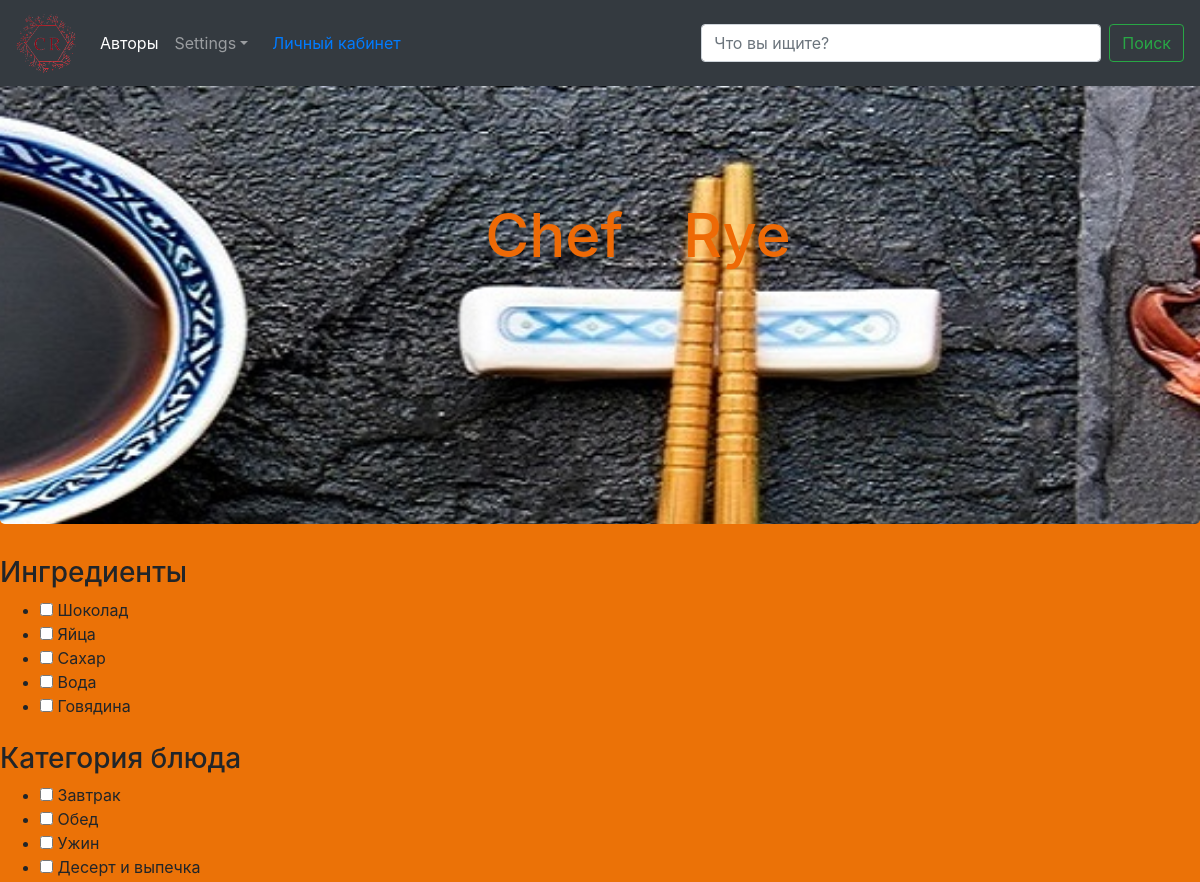
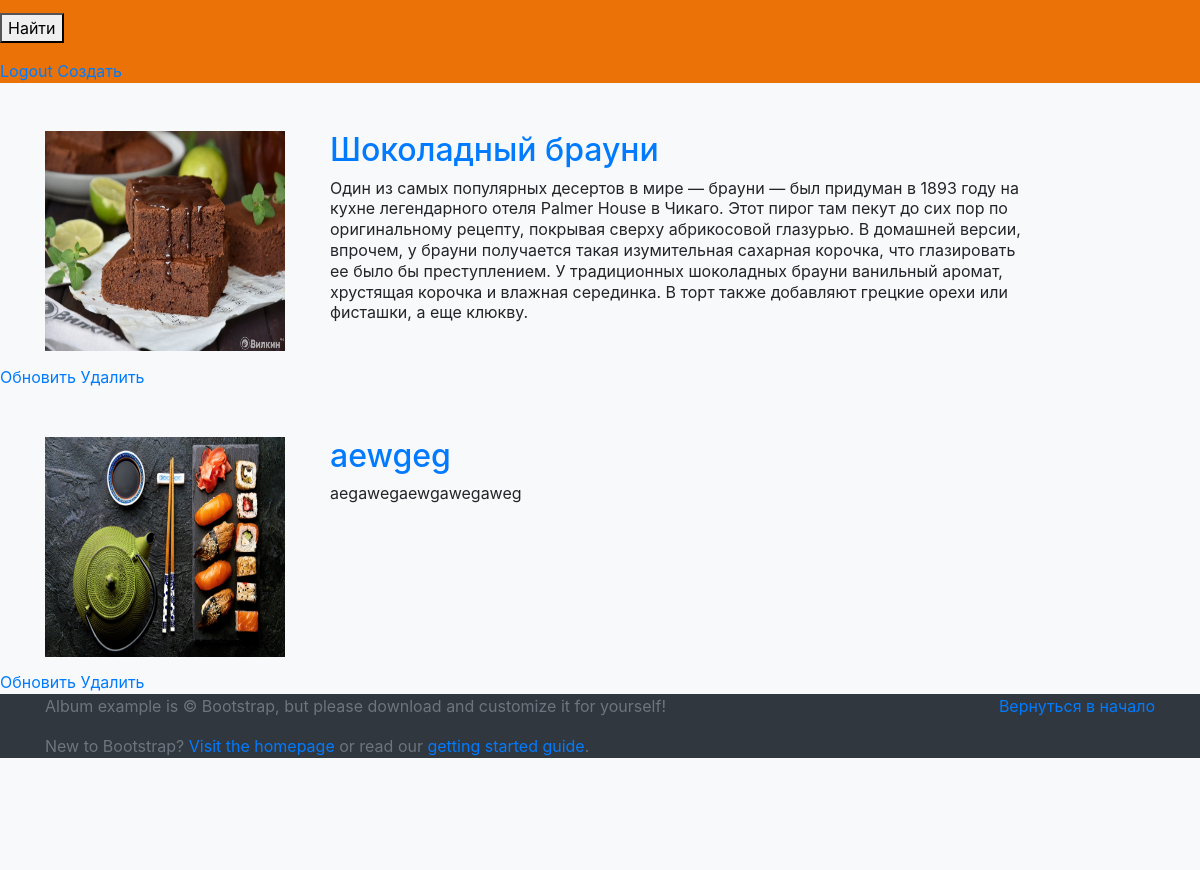
Screenshot of /personal_list/ (signed in) with the database file from the repository (2 pictures, top to bottom).
### recipe_app/models.py (models this page shows, shortened)
class Ingredient(models.Model):
    ingredient_title = models.CharField(max_length=30)

class Category(models.Model):
    name = models.CharField(max_length=20, verbose_name='Категория блюда')

class Recipe(models.Model):
    user = models.ForeignKey(User, on_delete=models.CASCADE, null=True, blank=False, verbose_name="Автор")
    create = models.DateTimeField(auto_now_add=True)
    title = models.CharField(max_length=150, verbose_name="Название блюда")
    description = models.TextField(null=True, blank=False, verbose_name="Описание")
    video = models.FileField(upload_to='videos/%Y/%m/%d', blank=True, null=True, verbose_name="Видео")
    image = models.ImageField(blank=False, upload_to='images/%Y/%m/%d', verbose_name='Изображение')
    number = models.IntegerField(verbose_name="Количество порций", blank=False)
    ingredient = models.ManyToManyField(Ingredient, blank=False, verbose_name="Ингредианты")
    gram = models.TextField(max_length=300, blank=False, verbose_name="Укажите кол-во грамм, шт или мл. Каждого инградиента")
    cooking = models.TextField(blank=False, verbose_name="Инструкция по приготовлению")
    category = models.ForeignKey(Category, on_delete=models.CASCADE, null=True, blank=False, verbose_name="Категория блюда")

### recipe_app/views.py (the view)
# urls.py: path('personal_list/', views.PersonalAreaList.as_view(), name='personal_list'),
class PersonalAreaList(IngredientCategory, ListView):
    model = Recipe
    context_object_name = 'recipes'
    template_name = 'recipe_app/personal_list.html'
    def get_context_data(self, **kwargs):
        context = super().get_context_data(**kwargs)
        context['recipes'] = context['recipes'].filter(user=self.request.user)
        return context

### recipe_app/views.py (called while the page is built)
    def get_ingredient(self):
        return Ingredient.objects.all()

    def get_category(self):
        return Category.objects.all()

### recipe_app/templates/recipe_app/personal_list.html (shortened to what this page needs)
{% extends 'recipe_app/base.html' %}
{% block content %}
<div class="bgcolor">
<main role="main">
      <section class="jumbotron text-center">
        <div class="row">
        <div class="container">
          <h1 id="background_text" class="jumbotron-heading">&ensp;&ensp;&ensp; &ensp;Chef&ensp;&ensp;Rye&emsp;</h1>
            </div>
          </div>
      </section>
    </main>
 <form action="{% url 'filter' %}" method="get">
    <div class="left-side my-4">
        <h3 class="sear-head editContent">Ингредиенты</h3>
        <ul class="w3layouts-box-list">
            {% for ingredient in view.get_ingredient %}
            <li class="editContent">
                <input type="checkbox" class="checked" name="ingredient" value="{{ ingredient.id }}">
                <span class="span editContent">{{ ingredient.ingredient_title }}</span>
            </li>
            {% endfor %}
        </ul>
    </div>
     <div class="left-side">
        <h3 class="sear-head editContent">Категория блюда</h3>
        <ul class="w3layouts-box-list">
            {% for category in view.get_category %}
                <li class="editContent">
                    <input type="checkbox" class="checked" name="category" value="{{ category.id }}">
                    <span class="span editContent">{{ category.name }}</span>
                </li>
            {% endfor %}
        </ul>
    </div>
    <button type="submit">Найти</button>
</form>
{% if request.user.is_authenticated %}
    <a href="{% url 'logout' %}">Logout</a>
    {% else %}
    <a href="{% url 'register' %}">Login</a>
{% endif %}
        <a id="add-link" href="{% url 'recipe-create' %}">Создать</a>
  {% for recipe in recipes %}
        {% if recipe.title %}
      <div class="album py-5 bg-light ">
        <div class="container ">
          <div class="row ">
        <div class="container marketing">
          <div class="row featurette">
            <div class="col-md-8 order-md-2">
              <a href="{% url 'recipe_detail' recipe.pk %}" class="lead"><h2 class="featurette-heading">{{ recipe.title }}</h2></a>
                <p class="clip"> {{ recipe.description }} </p>
            </div>
          <div class="col-md-3 order-md-1">
            <img  src="/media/{{ recipe.image }}" style="height: 220px; width: 240px"  alt="Generic placeholder image">
          </div>
        </div>
      </div>
    </div>
  </div>
        {% endif %}
        <a href="{% url 'recipe-update' recipe.id %}">Обновить</a>
        <a class="delete-link" href="{% url 'recipe-delete' recipe.id %}">Удалить</a>
        {% empty %}
        <h3>No items in list</h3>
      </div>
</div>
{% endfor %}
{% endblock content %}

### recipe_app/static/css/style.css (style rules this page uses)
.clip { width: 700px; overflow: hidden; display: -webkit-box; -webkit-line-clamp: 8; -webkit-box-orient: vertical; line-height: 1.3em; height: 10.7em; }
section { background-size: cover; width: 100%; height: 500px; background-image: url( '/static/media/images/background1.jpg' ); background-repeat: no-repeat; background-position: top; background-attachment: fixed; }
#background_text { margin-top:10%; color: #ee6a06; font-size: 60px; }
.bgcolor { background-color: #eb7207; }

### rows the page displays
Ingredient: ingredient_title "Шоколад"
Ingredient: ingredient_title "Яйца"
Ingredient: ingredient_title "Сахар"
Ingredient: ingredient_title "Вода"
Ingredient: ingredient_title "Говядина"
Category: name "Завтрак"
Category: name "Обед"
Category: name "Ужин"
Category: name "Десерт и выпечка"
Recipe: title "Шоколадный брауни", description "Один из самых популярных десертов в мире — брауни — был придуман в 1893 году на кухне легендарного отеля Palmer House в Чикаго. Этот пирог там пекут до сих пор по оригинальному рецепту, покрывая сверху абрикосовой глазурью. В домашней версии, впрочем, у брауни получается такая изумительная сахарная корочка, что глазировать ее было бы преступлением. У традиционных шоколадных брауни ванильный аромат, хрустящая корочка и влажная серединка. В торт также добавляют грецкие орехи или фисташки, а еще клюкву.", image (picture)
Recipe: title "aewgeg", description "aegawegaewgawegaweg", image (picture)
